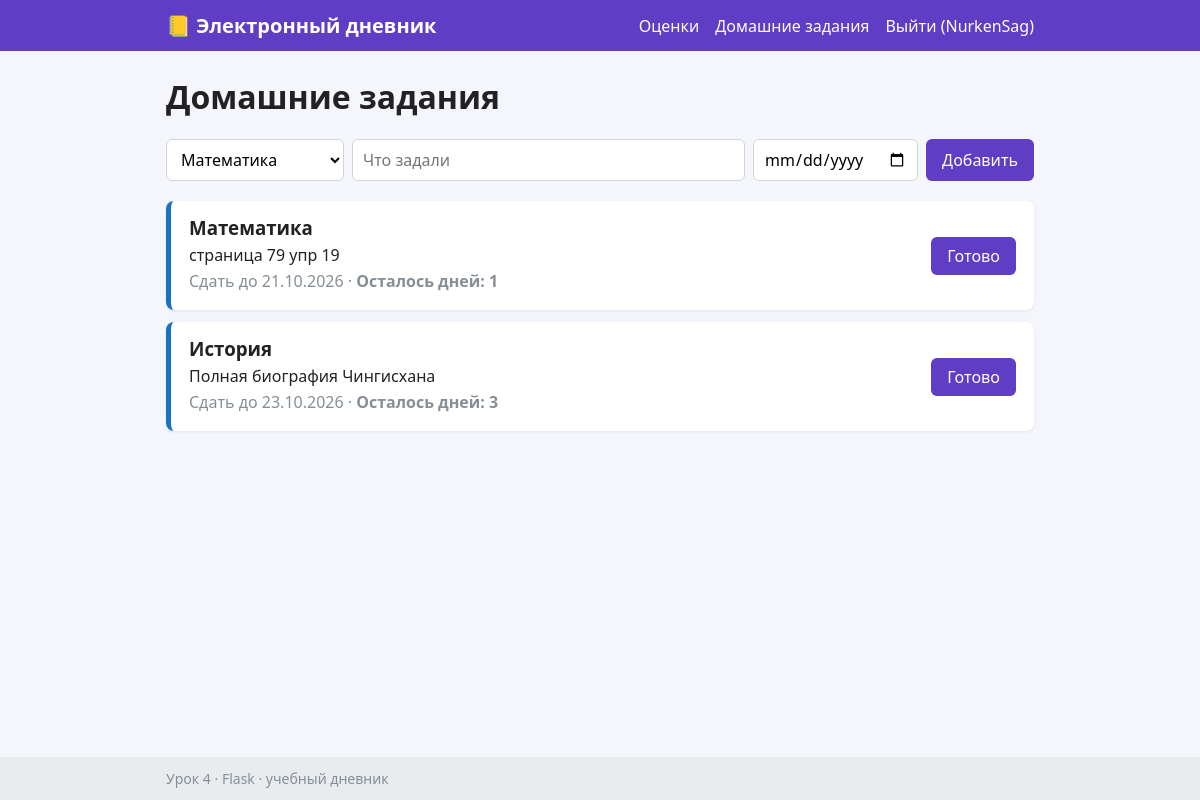
The page /homework (signed in) on the database its author committed.
### tables this page shows
CREATE TABLE users (
            id INTEGER PRIMARY KEY AUTOINCREMENT,
            username TEXT UNIQUE NOT NULL,
            password TEXT NOT NULL
        );

CREATE TABLE subjects (
            id INTEGER PRIMARY KEY AUTOINCREMENT,
            name TEXT NOT NULL
        );

CREATE TABLE homework (
            id INTEGER PRIMARY KEY AUTOINCREMENT,
            user_id INTEGER NOT NULL,
            subject_id INTEGER NOT NULL,
            text TEXT NOT NULL,
            deadline TEXT NOT NULL,
            done INTEGER NOT NULL DEFAULT 0
        );

### app.py (the view)
@app.route("/homework")
@login_required
def homework():
    db = get_db()
    today = date.today()
    items = []
    rows = db.execute(
        "SELECT homework.*, subjects.name AS subject FROM homework "
        "JOIN subjects ON subjects.id = homework.subject_id "
        "WHERE homework.user_id = ?",
        (session["user_id"],),
    ).fetchall()
    rows = sorted(rows, key=lambda r: (r["done"], parse_date(r["deadline"]), r["id"]))
    for hw in rows:
        deadline = parse_date(hw["deadline"])
        if hw["done"]:
            status, css = "Выполнено", "done"
        elif deadline < today:
            status, css = "Просрочено", "late"
        elif deadline == today:
            status, css = "Сдать сегодня", "today"
        else:
            days = (deadline - today).days
            status, css = f"Осталось дней: {days}", "ok"
        items.append({"hw": hw, "status": status, "css": css})
    subjects = db.execute("SELECT * FROM subjects ORDER BY id").fetchall()
    return render_template("homework.html", items=items, subjects=subjects)

### app.py (called while the page is built)
def get_db():
    if "db" not in g:
        if not os.path.exists(DATABASE):
            init_db()
        g.db = sqlite3.connect(DATABASE)
        g.db.row_factory = sqlite3.Row
    return g.db

def current_user():
    user_id = session.get("user_id")
    if user_id is None:
        return None
    user = get_db().execute(
        "SELECT * FROM users WHERE id = ? AND username = ?",
        (user_id, session.get("username")),
    ).fetchone()
    if user is None:
        session.pop("user_id", None)
        session.pop("username", None)
    return user

def login_required(view):
    @wraps(view)
    def wrapper(*args, **kwargs):
        if current_user() is None:
            flash("Сначала войдите в аккаунт")
            return redirect(url_for("login"))
        return view(*args, **kwargs)
    return wrapper

@app.context_processor
def inject_user():
    return {"user": current_user()}

def parse_date(text):
    return datetime.strptime(text, DATE_FORMAT).date()

@app.template_filter("ru_date")
def ru_date(text):
    return parse_date(text).strftime("%d.%m.%Y")

### templates/homework.html (shortened to what this page needs)
{% extends "base.html" %}
{% block content %}
  <h1>Домашние задания</h1>
  <form class="inline-form" method="post" action="{{ url_for('add_homework') }}">
    <select name="subject_id" required>
      {% for s in subjects %}
        <option value="{{ s['id'] }}">{{ s['name'] }}</option>
      {% endfor %}
    </select>
    <input type="text" name="text" placeholder="Что задали" required>
    <input type="date" name="deadline" required>
    <button type="submit">Добавить</button>
  </form>
  {% if items %}
    {% for item in items %}
      <article class="card card--row card--{{ item['css'] }}">
        <div>
          <h3>{{ item['hw']['subject'] }}</h3>
          <p>{{ item['hw']['text'] }}</p>
          <p class="muted">Сдать до {{ item['hw']['deadline']|ru_date }} · <strong>{{ item['status'] }}</strong></p>
        </div>
        {% if not item['hw']['done'] %}
          <form method="post" action="{{ url_for('homework_done', hw_id=item['hw']['id']) }}">
            <button type="submit">Готово</button>
          </form>
        {% endif %}
      </article>
    {% endfor %}
  {% else %}
    <p class="muted">Заданий пока нет.</p>
  {% endif %}
{% endblock %}

### templates/base.html (shortened to what this page needs)
<!doctype html>
<html lang="ru">
<head>
  <link rel="stylesheet" href="{{ url_for('static', filename='style.css') }}">
</head>
<body>
  <header class="header">
    <div class="container header__inner">
      <a class="logo" href="{{ url_for('diary') }}">📒 Электронный дневник</a>
      <nav class="nav">
        {% if user %}
          <a href="{{ url_for('diary') }}">Оценки</a>
          <a href="{{ url_for('homework') }}">Домашние задания</a>
          <a href="{{ url_for('logout') }}">Выйти ({{ user['username'] }})</a>
        {% else %}
          <a href="{{ url_for('login') }}">Вход</a>
          <a href="{{ url_for('register') }}">Регистрация</a>
        {% endif %}
      </nav>
    </div>
  </header>
  <main class="container">
    {% block content %}{% endblock %}
  </main>
  <footer class="footer">
    <div class="container">Урок 4 · Flask · учебный дневник</div>
  </footer>
</body>
</html>

### static/style.css (style rules this page uses)
* { box-sizing: border-box; }
body { margin: 0; font-family: "Segoe UI", Arial, sans-serif; background: #f4f6fb; color: #222; display: flex; flex-direction: column; min-height: 100vh; }
a { color: #5f3dc4; }
h1 { margin-top: 0; }
.container { width: 100%; max-width: 900px; margin: 0 auto; padding: 0 16px; }
main.container { flex: 1; padding-top: 24px; padding-bottom: 24px; }
.header { background: #5f3dc4; color: #fff; }
.header__inner { display: flex; flex-wrap: wrap; align-items: center; justify-content: space-between; gap: 8px; padding-top: 12px; padding-bottom: 12px; }
.logo { color: #fff; font-size: 20px; font-weight: bold; text-decoration: none; }
.nav { display: flex; flex-wrap: wrap; gap: 16px; }
.nav a { color: #fff; text-decoration: none; }
.muted { color: #868e96; }
.inline-form { display: flex; flex-wrap: wrap; gap: 8px; margin-bottom: 20px; }
.inline-form input[type="text"] { flex: 1; min-width: 160px; }
input, select { font: inherit; padding: 8px 10px; border: 1px solid #ced4da; border-radius: 6px; background: #fff; }
button { font: inherit; padding: 8px 16px; border: none; border-radius: 6px; background: #5f3dc4; color: #fff; cursor: pointer; }
.card { background: #fff; border-radius: 8px; padding: 14px 18px; margin-bottom: 12px; box-shadow: 0 1px 3px rgba(0, 0, 0, 0.08); border-left: 5px solid #ced4da; }
.card h3, .card p { margin: 0 0 4px; }
.card--row { display: flex; align-items: center; justify-content: space-between; gap: 12px; }
.card--ok { border-left-color: #1971c2; }
.footer { background: #e9ecef; color: #868e96; font-size: 14px; padding: 12px 0; }

### rows shown on the page
users: username "NurkenSag"
subjects: hw.subject "Математика"
homework: hw.text "страница 79 упр 19", hw.deadline|ru_date "21.10.2026"
subjects: hw.subject "История"
homework: hw.text "Полная биография Чингисхана", hw.deadline|ru_date "23.10.2026"

### other values the page prints
{{ item['status'] }} "Осталось дней: 1" "Осталось дней: 3"
form field subject_id "Математика"
